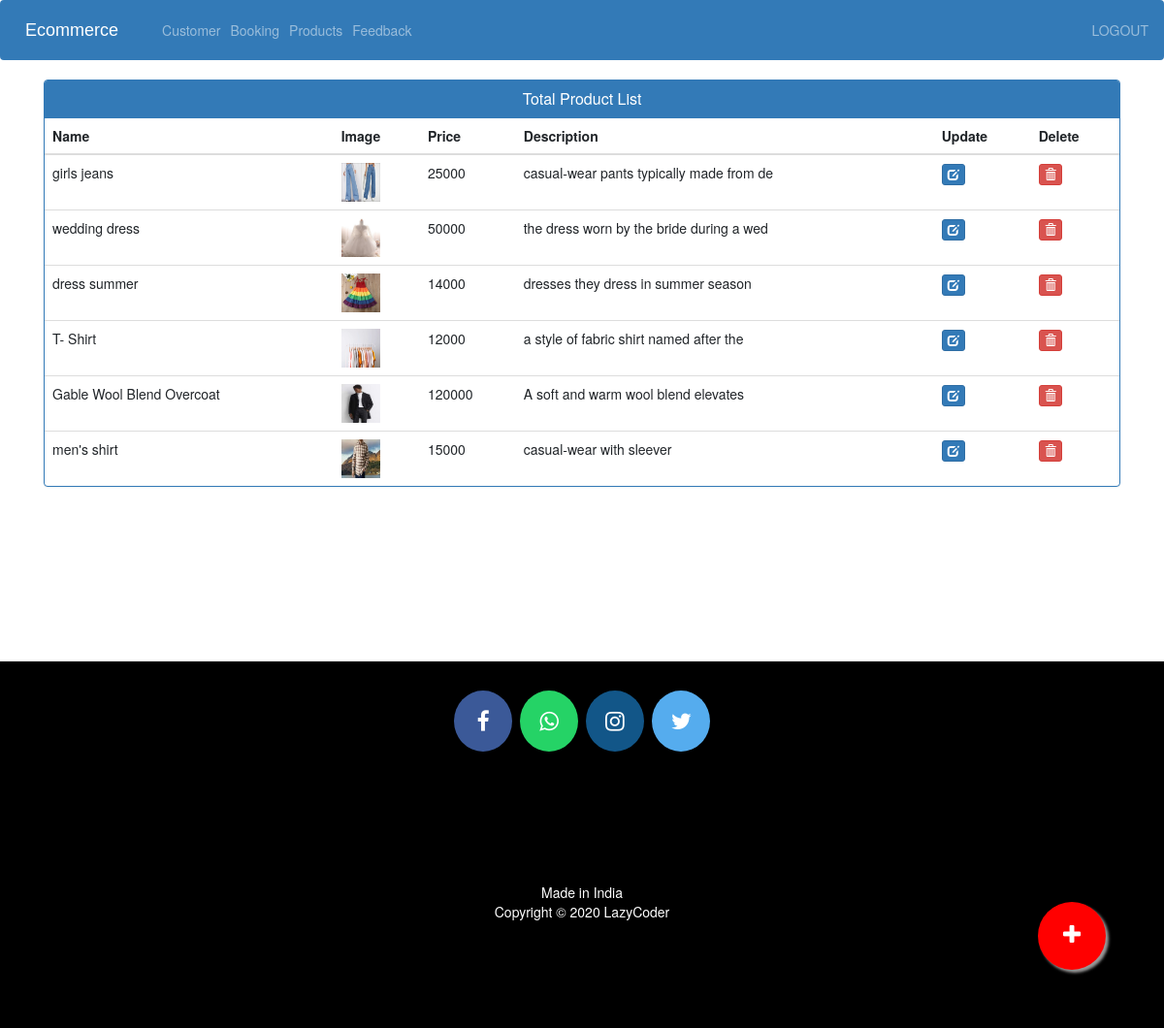
Screenshot of /admin-products (signed in) with the database file from the repository.
### ecom/models.py (models this page shows, shortened)
class Product(models.Model):
    id = models.BigAutoField(primary_key=True)  # Explicitly define the primary key
    name = models.CharField(max_length=40)
    product_image = models.ImageField(upload_to='product_image/', null=True, blank=True)
    price = models.PositiveIntegerField()
    description = models.CharField(max_length=40)

### ecom/views.py (the view)
# urls.py: path('admin-products', views.admin_products_view, name='admin-products'),
@login_required(login_url='adminlogin')
def admin_products_view(request):
    products=models.Product.objects.all()
    return render(request,'ecom/admin_products.html',{'products':products})

### templates/ecom/admin_products.html (shortened to what this page needs)
{% extends 'ecom/admin_base.html' %}
{% load static %}
{% block content %}
<head>
  <link href="//netdna.bootstrapcdn.com/bootstrap/3.0.0/css/bootstrap.min.css" rel="stylesheet" id="bootstrap-css">
</head>
<div class="container">
  <div class="panel panel-primary">
    <div class="panel-heading">
      <h6 class="panel-title">Total Product List</h6>
    </div>
    <table class="table table-hover" id="dev-table">
      <thead>
        <tr>
          <th>Name</th>
          <th>Image</th>
          <th>Price</th>
          <th>Description</th>
          <th>Update</th>
          <th>Delete</th>
        </tr>
      </thead>
      {% for p in products %}
  {% if p %}
      <tr>
        <td> {{p.name}}</td>
        <td> <img src="{% static p.product_image.url %}" alt="Profile Pic" height="40px" width="40px" /></td>
        <td>{{p.price}}</td>
        <td>{{p.description}}</td>
        <td><a class="btn btn-primary btn-xs" href="{% url 'update-product' p.id  %}"><span class="glyphicon glyphicon-edit"></span></a></td>
        <td><a class="btn btn-danger btn-xs" href="{% url 'delete-product' p.id  %}"><span class="glyphicon glyphicon-trash"></span></a></td>
      </tr>
      {%else%}
      <br><br><br>
      <h1>no products</h1>
      {% endif %}
      {% endfor %}
    </table>
  </div>
</div>
<a href="/admin-add-product" class="float">
<i class="fa fa-plus my-float"></i>
</a>
{% endblock content %}

### templates/ecom/admin_base.html (shortened to what this page needs)
<!DOCTYPE html>
{% load static %}
<html lang="en">
<head>
  <link rel="stylesheet" href="https://stackpath.bootstrapcdn.com/bootstrap/4.3.1/css/bootstrap.min.css">
  <link rel="stylesheet" href="https://maxcdn.bootstrapcdn.com/font-awesome/4.7.0/css/font-awesome.min.css">
</head>
<body>
  <div class="bs-example">
    <nav class="navbar navbar-expand-md navbar-dark fixed-top" style="background:#337AB7;">
      <a href="/" class="navbar-brand">Ecommerce</a>
      <div class="collapse navbar-collapse justify-content-between" id="navbarCollapse">
        <div class="navbar-nav">
          <a href="/view-customer" class="nav-item nav-link">Customer</a>
          <a href="/admin-view-booking" class="nav-item nav-link">Booking</a>
          <a href="/admin-products" class="nav-item nav-link">Products</a>
          <a href="/view-feedback" class="nav-item nav-link">Feedback</a>
        </div>
        <div class="navbar-nav navbar-right">
          <a href="/logout" class="nav-item nav-link">LOGOUT</a>
        </div>
      </div>
    </nav>
  </div>
  {% block content %}
  {% endblock content %}
<br><br><br><br><br><br><br><br>
  <footer>
    <p>
      <a id="ftr" href="https://facebook.com/sumit.luv/" class="fa fa-facebook"></a>
      <a id="ftr" href="https://api.whatsapp.com/send?phone=919572181024&text=Hello%20Sumit.%0d%0aHow%20are%20you%20%3f%0d%0aI%20came%20from%20your%20website.&source=&data=#" class="fa fa-whatsapp"></a>
      <a id="ftr" href="https://instagram.com/sumit.luv" class="fa fa-instagram"></a>
      <a id="ftr" href="https://twitter.com/sumitkumar1503" class="fa fa-twitter"></a>
    </p>
    <br>
    <div class="container">
      <div class="row">
        <div class="col-md-12 col-sm-12">
          <div style="color:#ffffff;" class="wow fadeInUp footer-copyright">
            <p>Made in India <br>
              Copyright &copy; 2020 LazyCoder </p>
          </div>
        </div>
      </div>
    </div>
  </footer>
</body>
</html>

### templates/ecom/admin_base.html (style rules this page uses)
.bs-example { margin: 0px; }
.navbar-brand { font-size: 20px; font-family: sans-serif; }
footer { padding: 0px 0px 0px 0px; background-color: black; margin: 0px; }
#ftr { padding: 20px; }
.fa { font-size: 23px; width: 60px; text-align: center; text-decoration: none; margin: 5px 2px; border-radius: 50%; }
.fa-facebook { background: #3B5998; color: white; margin-top: 30px; }
.fa-whatsapp { background: #25d366; color: white; }
.fa-twitter { background: #55ACEE; color: white; }
.fa-instagram { background: #125688; color: white; }
p { text-align: center; }

### templates/ecom/admin_products.html (style rules this page uses)
a:link { text-decoration: none; }
h6 { text-align: center; }
.row { margin: 100px; }
.float { position:fixed; width:70px; height:70px; bottom:60px; right:60px; background-color:red; color:#FFF; border-radius:50px; text-align:center; box-shadow: 3px 3px 3px #999; }
.my-float { margin-top:22px; }

### rows the page displays
Product: name "girls jeans", product_image (picture), price "25000", description "casual-wear pants typically made from de"
Product: name "wedding dress", product_image (picture), price "50000", description "the dress worn by the bride during a wed"
Product: name "dress summer", product_image (picture), price "14000", description "dresses they dress in summer season"
Product: name "T- Shirt", product_image (picture), price "12000", description "a style of fabric shirt named after the"
Product: name "Gable Wool Blend Overcoat", product_image (picture), price "120000", description "A soft and warm wool blend elevates"
Product: name "men's shirt", product_image (picture), price "15000", description "casual-wear with sleever"
